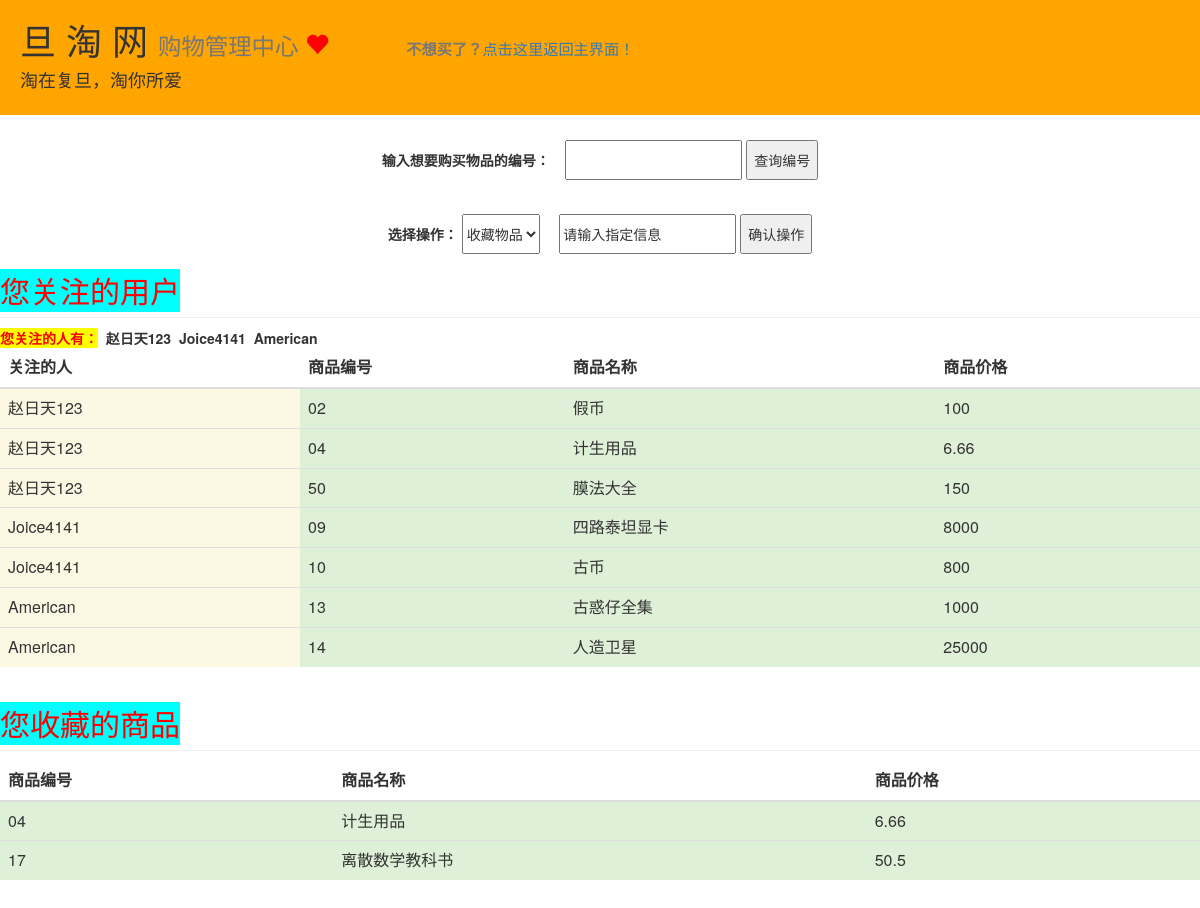
/buy.php (signed in), run on the app's committed database.
### tables this page shows
create table GuanZhu(
	YourName varchar(11),
    GuanZhuName varchar(11),
    foreign key(YourName)references Users(UserID),
    foreign key(GuanZhuName)references Users(UserID)
);

create table Product(
	ProductID varchar(100) PRIMARY KEY,
	ProductName varchar(100),
	Price float,
    OwnerID varchar(11),
    foreign key(OwnerID)references Users(UserID)
);

create table ShouCang(
	UserID varchar(11),
    ProductID varchar(100),
    foreign key(UserID)references Users(UserID)
);

### buy.php (the view, shortened to what this page needs)
<html>
<head>
   <link href="dashboard.css" rel="stylesheet">
   <link href="//cdn.bootcss.com/bootstrap/3.3.5/css/bootstrap.min.css" rel="stylesheet">
   <link href="bootstrap/css/bootstrap.min.css" rel="stylesheet">
   <link href="bootstrap/css/site.css" rel="stylesheet">
   <link href="bootstrap/css/buttons.css" rel="stylesheet">
   <div id="apDiv1">
  <h1>&nbsp;&nbsp;旦 淘 网 <small>购物管理中心
  <span class="glyphicon glyphicon-heart" style="color:red;" aria-hidden="true"></span>
  <small>
  <p1><B>不想买了？</B><p1/><a href="main.php">点击这里返回主界面！</a><br/>
  </small>
  </small>
  <h4>&nbsp;&nbsp;&nbsp;&nbsp;淘在复旦，淘你所爱</h4>
  </h1>
  </div>
</head>
<body>
<br/>
<br/>
<p>&nbsp;</p>
<br/>
<form action = "BuyAssure.php" method = "post" align = "center">
	<p1><B>输入想要购买物品的编号：&nbsp;&nbsp;&nbsp;</B></p1> <input name = "ProductID" type = "text" style = "height:40px;">
	<input type = "submit" value = "查询编号" style = "height:40px;">
		<br />
	<br />
</form>
<form action = "jump2.php" method = "post" name = "Add" align = "center">
	<p1><B>选择操作：</B></p1>
    <select name="select" style = "height:40px;">
      <option value ="ID" selected="selected">收藏物品</option>
    </select>
    <input style = "height:40px;" size = "20" name = "AddObj" type = "text" value = "请输入指定信息">
	<input type = "submit" style = "height:40px;" value = "确认操作">
</form>
<h2 class="sub-header"><span style="color:red;background-color: #00FFFF">您关注的用户</span></h2>
<div class="table-responsive">
	<table class="table table-striped">
	<thead>
	<tr>
		<th>关注的人</th>
		<th>商品编号</th>
		<th>商品名称</th>
		<th>商品价格</th>
    </tr>
	</thead>
	<tbody>
<?php
	echo "<B>"."<span style='color:red;background-color: yellow'>"."您关注的人有："."</span>"."</B>";
	$request1 = mysql_query("SELECT * FROM GuanZhu WHERE YourName = '$_SESSION[UserID]'");
	while($GuanZhuOut = mysql_fetch_array($request1)){
		echo "&nbsp;&nbsp;"."<B>".$GuanZhuOut[GuanZhuName]."</B>";
		$requestData = mysql_query("SELECT * FROM Product WHERE OwnerID = '$GuanZhuOut[GuanZhuName]'");
		while($DataOut = mysql_fetch_array($requestData)){
			echo "<tr>";
			echo "<td class='warning'>".$GuanZhuOut[GuanZhuName]."</td>";
			echo "<td class='success'>".$DataOut[ProductID]."</td>";
			echo "<td class='success'>".$DataOut[ProductName]."</td>";
			echo "<td class='success'>".$DataOut[Price]."</td>";
			echo "</tr>";
		}
	}
	echo "<br/>";
?>
	</tbody>
</table>
</div>
<h2 class="sub-header"><span style="color:red;background-color: #00FFFF">您收藏的商品</span></h2>
<div class="table-responsive">
	<table class="table table-striped">
	<thead>
	<tr>
		<th>商品编号</th>
		<th>商品名称</th>
		<th>商品价格</th>
    </tr>
	</thead>
	<tbody>
	<?php
	$request2 = mysql_query("SELECT * FROM ShouCang WHERE UserID = '$_SESSION[UserID]'");
	while($ShouCangOut = mysql_fetch_array($request2)){
		$requestData = mysql_query("SELECT * FROM Product WHERE ProductID = '$ShouCangOut[ProductID]'");
		$DataOut = mysql_fetch_array($requestData);
		echo "<tr>";
		echo "<td class='success'>".$DataOut[ProductID]."</td>";
		echo "<td class='success'>".$DataOut[ProductName]."</td>";
		echo "<td class='success'>".$DataOut[Price]."</td>";
		echo "</tr>";
	}
?>
	</tbody>
</table>
</div>
<br/>
</body>
</html>

### dashboard.css (style rules this page uses)
body { padding-top: 50px; }
.sub-header { padding-bottom: 10px; border-bottom: 1px solid #eee; }

### buy.php (style rules this page uses)
#apDiv1 { position: absolute; width: 1684px; height: 115px; z-index: 2; left: 0px; top: 0px; background-color: #FFA500; }

### data on the page
guanzhu: GuanZhuName "赵日天123"
product: ProductID "02", ProductName "假币", Price "100"
product: ProductID "04", ProductName "计生用品", Price "6.66"
product: ProductID "50", ProductName "膜法大全", Price "150"
guanzhu: GuanZhuName "Joice4141"
product: ProductID "09", ProductName "四路泰坦显卡", Price "8000"
product: ProductID "10", ProductName "古币", Price "800"
guanzhu: GuanZhuName "American"
product: ProductID "13", ProductName "古惑仔全集", Price "1000"
product: ProductID "14", ProductName "人造卫星", Price "25000"
shoucang: product.ProductID "04", product.ProductName "计生用品", product.Price "6.66"
shoucang: product.ProductID "17", product.ProductName "离散数学教科书", product.Price "50.5"
